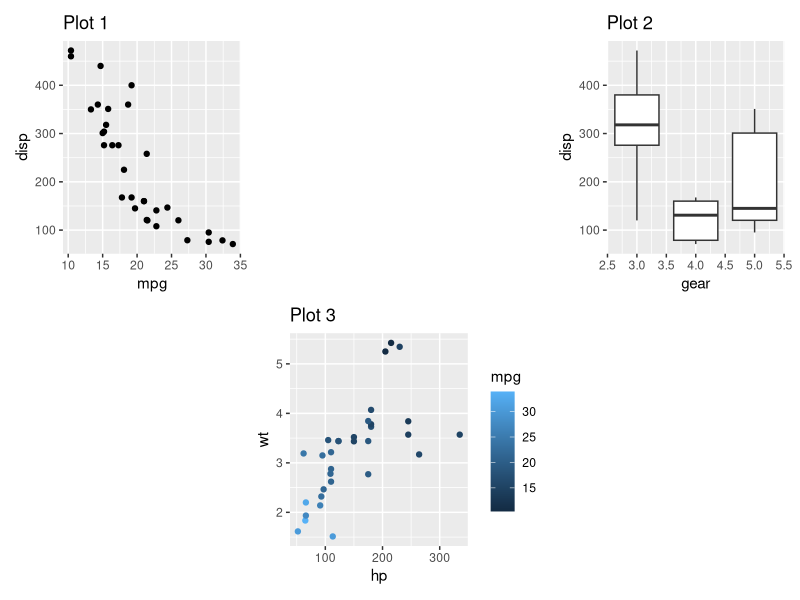
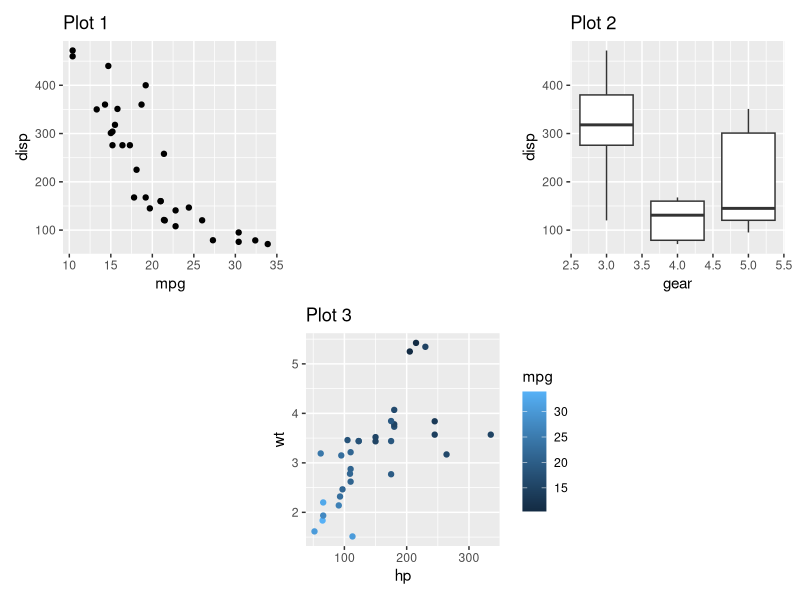
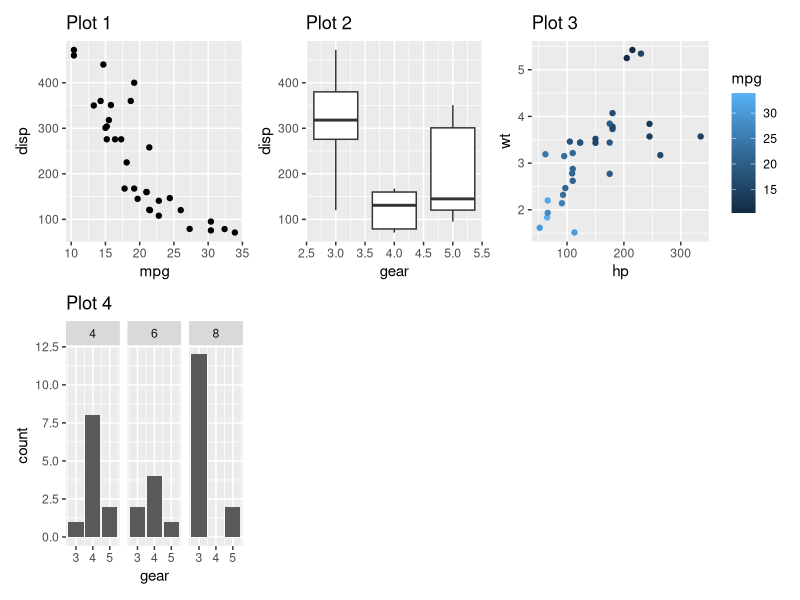
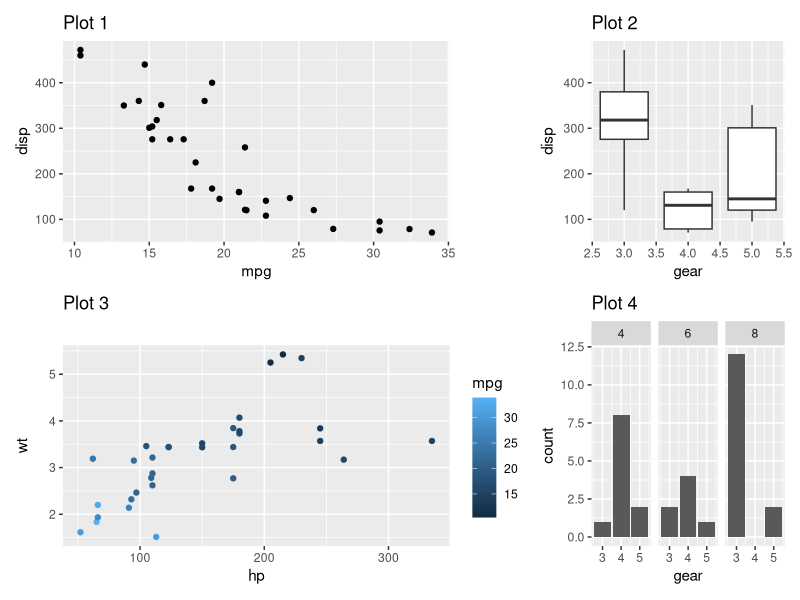
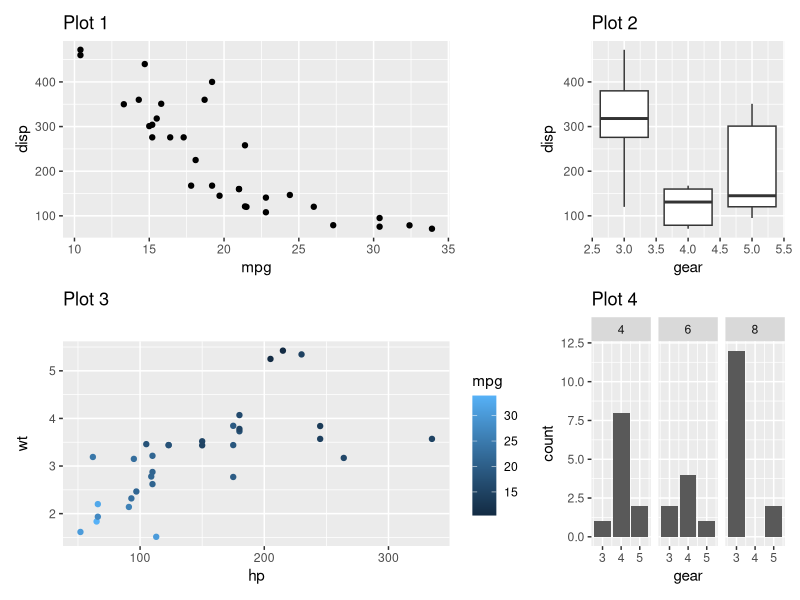
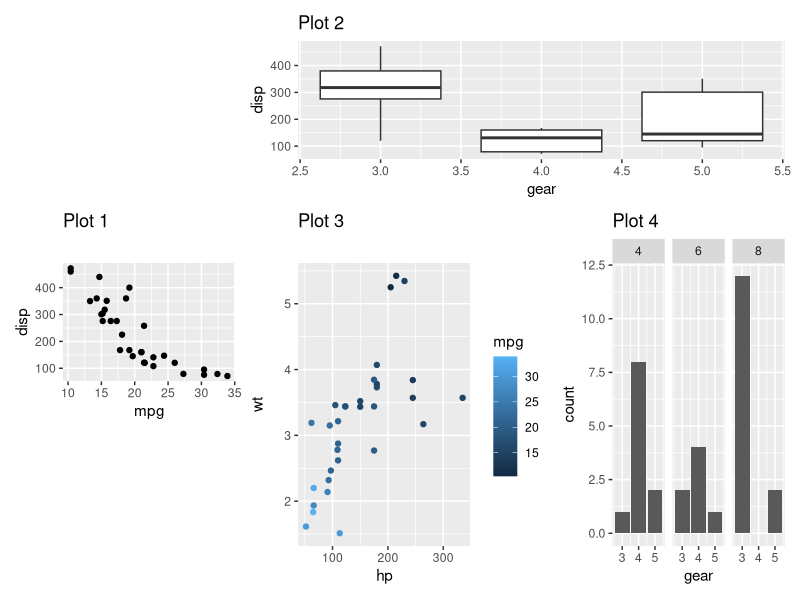
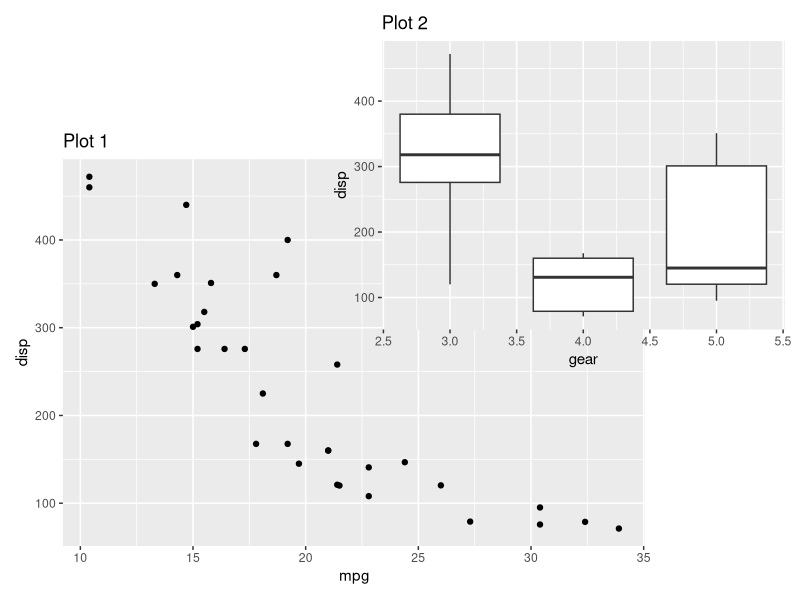
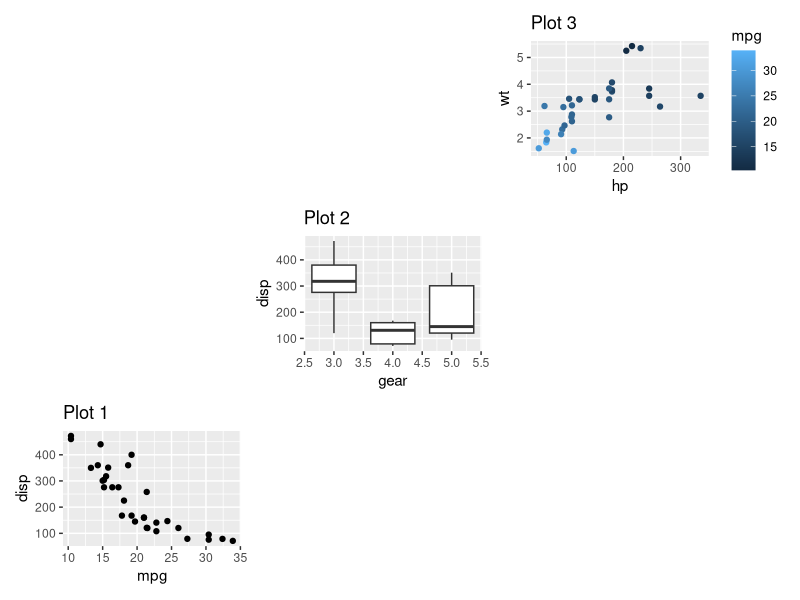

Reproduce these figures in R, in order.
## ---- chunk 1
knitr::opts_chunk$set(
  collapse = TRUE,
  comment = "#>"
)
## ---- chunk 2
library(patchwork)
## ---- chunk 3
library(ggplot2)
p1 <- ggplot(mtcars) + 
  geom_point(aes(mpg, disp)) + 
  ggtitle('Plot 1')

p2 <- ggplot(mtcars) + 
  geom_boxplot(aes(gear, disp, group = gear)) + 
  ggtitle('Plot 2')

p3 <- ggplot(mtcars) + 
  geom_point(aes(hp, wt, colour = mpg)) + 
  ggtitle('Plot 3')

p4 <- ggplot(mtcars) + 
  geom_bar(aes(gear)) + 
  facet_wrap(~cyl) + 
  ggtitle('Plot 4')
## ---- chunk 4
p1 + plot_spacer() + p2 + plot_spacer() + p3 + plot_spacer()
## ---- chunk 5
(p1 + plot_spacer() + p2) / (plot_spacer() + p3 + plot_spacer())
## ---- chunk 6
p1 + p2 + p3 + p4 + 
  plot_layout(ncol = 3)
## ---- chunk 7
p1 + p2 + p3 + p4 + 
  plot_layout(widths = c(2, 1))
## ---- chunk 8
p1 + p2 + p3 + p4 + 
  plot_layout(widths = c(2, 1), heights = unit(c(5, 1), c('cm', 'null')))
## ---- chunk 9
layout <- "
##BBBB
AACCDD
##CCDD
"
p1 + p2 + p3 + p4 + 
  plot_layout(design = layout)
## ---- chunk 10
layout <- c(
  area(t = 2, l = 1, b = 5, r = 4),
  area(t = 1, l = 3, b = 3, r = 5)
)
p1 + p2 + 
  plot_layout(design = layout)
## ---- chunk 11
layout <- '
A#B
#C#
D#E
'
wrap_plots(D = p1, C = p2, B = p3, design = layout)
## ---- chunk 12
p_fixed <- ggplot(mtcars) + 
  geom_point(aes(hp, disp)) + 
  ggtitle('Plot F') + 
  coord_fixed()
p_fixed + p1 + p2 + p3
## ---- chunk 13
p_fixed + p1 + p2 + p3 + plot_layout(widths = 1)
## ---- chunk 14
p1 + p2 + p3 + p4 +
  plot_layout(guides = 'collect')
## ---- chunk 15
((p2 / p3 + plot_layout(guides = 'auto')) | p1) + plot_layout(guides = 'collect')
## ---- chunk 16
((p2 / p3 + plot_layout(guides = 'keep')) | p1) + plot_layout(guides = 'collect')
## ---- chunk 17
p1a <- ggplot(mtcars) + 
  geom_point(aes(mpg, disp, colour = mpg, size = wt)) + 
  ggtitle('Plot 1a')

p1a | (p2 / p3)
## ---- chunk 18
(p1a | (p2 / p3)) + plot_layout(guides = 'collect')
## ---- chunk 19
p1 + p2 + p3 + guide_area() + 
  plot_layout(guides = 'collect')
